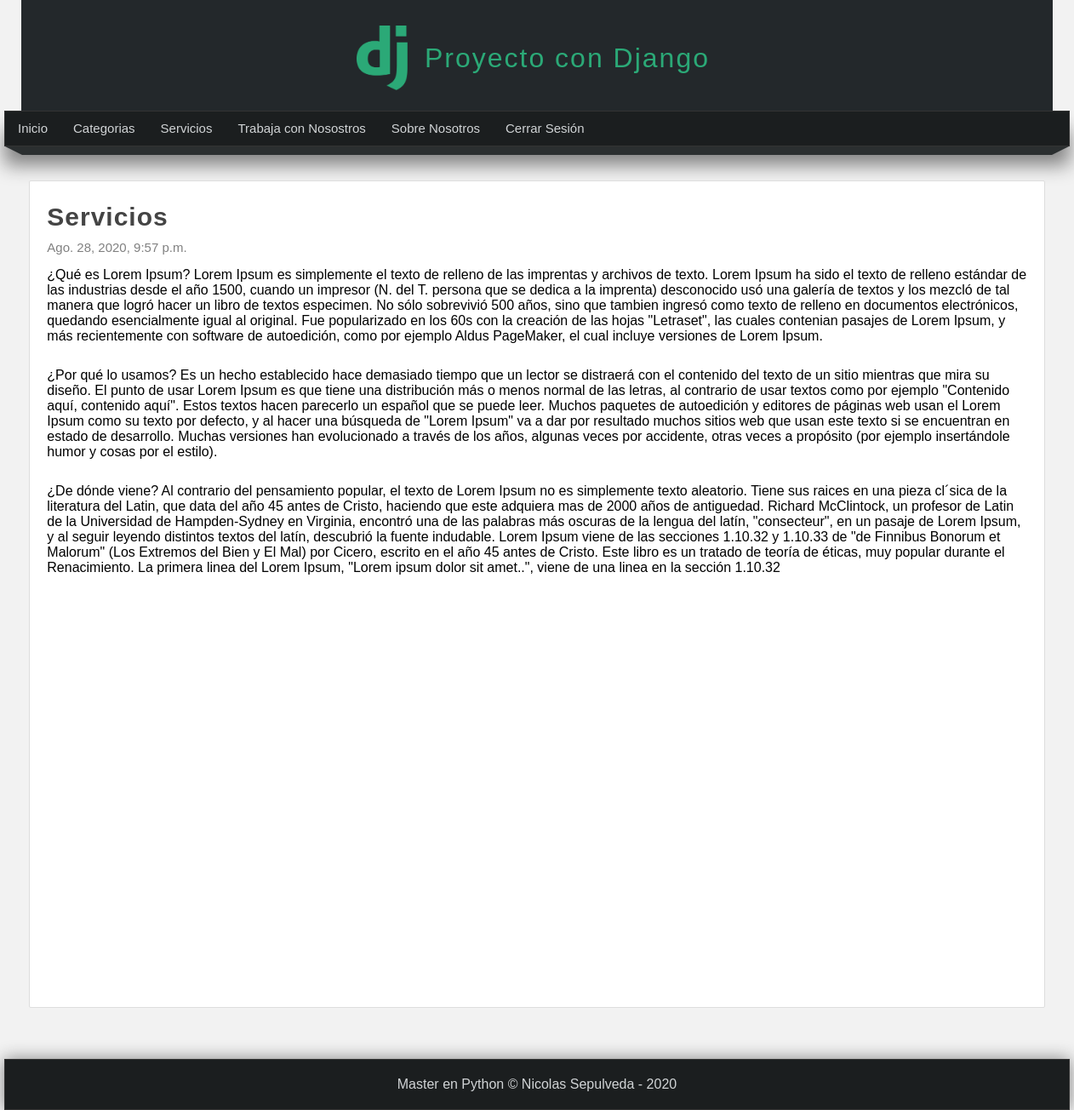
The page /pagina/servicios (signed in) on the database its author committed.
### pages/models.py (models this page shows, shortened)
class Page(models.Model):
    title  = models.CharField(max_length=100, verbose_name="Titulo")
    content = RichTextField(verbose_name="Contenido")
    slug = models.CharField(unique=True,max_length=250, verbose_name="URL amigable")
    order = models.IntegerField(default=0,verbose_name="orden")
    visible = models.BooleanField(verbose_name="¿Visible?")
    created_at = models.DateTimeField(auto_now_add=True, verbose_name="Creado el")
    updated_at = models.DateTimeField(auto_now=True,verbose_name="Publicado el")
    class Meta:
        verbose_name = "Página"
        verbose_name_plural = "Páginas"

### pages/views.py (the view)
# urls.py: path('pagina/<str:slug>', views.page, name="page")
@login_required(login_url="login_page")
def page(request, slug):
    page = Page.objects.get(slug=slug)
    return render(request, "pages/page.html",{
        "page":page
    })

### blog/context_processor.py (called while the page is built)
def get_categories(request):
    ids_categories_in_use = Article.objects.filter(public=True).values_list('categories', flat=True)
    categories = Category.objects.filter(id__in=ids_categories_in_use).values_list('id','name')
    return {
        'categories':categories,
        'ids':ids_categories_in_use
    }

### pages/context_processor.py (called while the page is built)
def get_pages(request):
    pages = Page.objects.filter(visible=True).order_by('order').values_list('id','title','slug')
    return {
        'pages':pages
    }

### pages/templates/pages/page.html (shortened to what this page needs)
{% extends 'layouts/layout.html' %}
{% block  content %}
    <h1 class="title">{{page.title}}</h1>
    <span class="date">{{page.created_at}}</span>
    <p class="contenido">
        {{page.content|safe}}
    </p>
{% endblock  %}

### mainapp/templates/layouts/layout.html (shortened to what this page needs)
{% load static %}
<!DOCTYPE html>
<html lang="es">
<head>
    <link rel="stylesheet" type="text/css" href="{% static 'css/styles.css' %}">
</head>
<body>
    <header>
        <div id="logotipo">
            <img src="{% static 'images/logo.png' %}">
            <h1>Proyecto con Django</h1>
        </div>
    </header>
    <nav>
        <ul>
            <li>
                <a href="{% url 'index' %}">Inicio</a>
            </li>
            {% if user.email %}
                 <li>
                    <a href="{% url 'list_articles' %}">Categorias</a>
                </li>
                {% for page in pages %}
                    <li>
                    <a href="{% url 'page' page.2 %}">{{page.1}}</a>
                    </li>
                {% endfor %}
                <li>
                    <a href="{% url 'logout_user' %}">Cerrar Sesión</a>
                </li>
            {% endif %}
        </ul>
    </nav>
    <div class="barra">
        <span class="esquina-izquierda"></span>
        <span class="relleno-barra"></span>
        <span class="esquina-derecha"></span>
    </div>
    <div id="content">
        <div class="box">
            {% block content %}{% endblock %}
        </div>
    </div>
    <footer>
        Master en Python &copy; Nicolas Sepulveda - {% now "Y " %}
    </footer>
</body>
</html>

### mainapp/static/css/styles.css (style rules this page uses)
* { margin: 0px; padding: 0px; font-family: sans-serif, Arial, Helvetica; text-decoration: none; }
.box p, .box h2, .box h3 { margin-top: 5px; margin-bottom: 5px; }
body { background-color: #f2f2f2; }
header { width: 1212px; height: 130px; background-color: #23282B; margin: 0px auto; }
#logotipo { width: 35%; height: 140px; margin: 0 auto; padding-top: 10px; }
#logotipo h1 { display: block; letter-spacing: 2px; font-weight: lighter; color: #2ba977; float: left; margin-top: 40px; margin-left: 20px; }
#logotipo img { display: block; width: 60px; float: left; margin-top: 20px; }
nav { width: 1250px; height: 40px; margin: 0 auto; background-color: #1b1e1f; border: 1px solid #333333; box-shadow: 0px 22px 22px gray; font-size: 15px; }
nav>ul { list-style: none; text-decoration: none; }
nav>ul>li { line-height: 40px; float: left; }
nav>ul>li>a { display: block; padding-left: 15px; padding-right: 15px; color: #d1d4d6; }
.barra { width: 1250px; margin: 0 auto; }
.esquina-izquierda { display: block; border-left: 20px solid transparent; border-top: 10px solid #2b2f30; float: left; }
.esquina-derecha { display: block; border-right: 20px solid transparent; border-top: 10px solid #2b2f30; float: right; }
.relleno-barra { display: block; width: 1210px; background-color: #2b2f30; height: 10px; float: left; }
#content { width: 1212px; min-height: 930px; margin: 0 auto; margin-bottom: 60px; margin-top: 40px; }
.box { background: white; width: 95%; min-height: 930px; padding: 20px; border: 1px solid #ddd; border-radius: 2px; margin: 0 auto; }
.title { color: #444; letter-spacing: 1px; font-size: 30px; margin-bottom: 10px; margin-top: 5px; margin-bottom: 10px; }
.date { display: block; font-size: 15px; color: gray; margin-bottom: 15px; }
.contenido { line-height: 25px; text-align: justify; text-justify: inter-word; }
footer { width: 1250px; background-color: #1b1e1f; border: 1px solid #333; color: #d1d4d6; text-align: center; margin: 0 auto; padding-top: 20px; padding-bottom: 20px; box-shadow: 0px 0px 20px gray; }

### rows shown on the page
Page: title "Servicios", created_at "Ago. 28, 2020, 9:57 p.m.", content "¿Qué es Lorem Ipsum? Lorem Ipsum es simplemente el texto de relleno de las imprentas y archivos de texto. Lorem Ipsum ha sido el texto de relleno estándar de las industrias desde el año 1500, cuando un impresor (N. del T. persona que se dedica a la imprenta) desconocido usó una galería de textos y los mezcló de tal manera que logró hacer un libro de textos especimen. No sólo sobrevivió 500 años, sino que tambien ingresó como texto de relleno en documentos electrónicos, quedando esencialmente igual al original. Fue popularizado en los 60s con la creación de las hojas \"Letraset\", las cuales contenian pasajes de Lorem Ipsum, y más recientemente con software de autoedición, como por ejemplo…"
Page: title "Trabaja con Nosostros"
Page: title "Sobre Nosotros"
